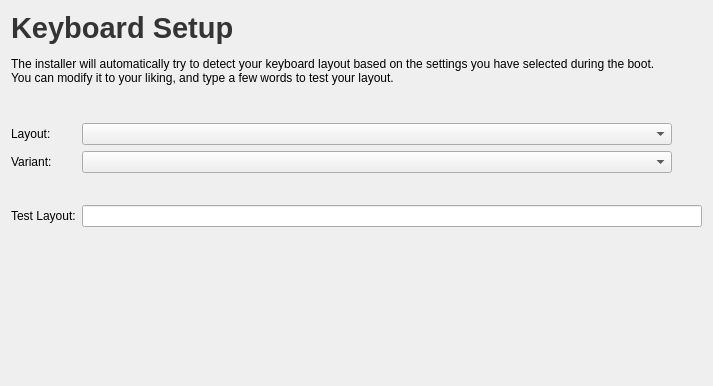
<?xml version="1.0" encoding="UTF-8"?>
<ui version="4.0">
 <class>Keyboard</class>
 <widget class="QWidget" name="Keyboard">
  <property name="geometry">
   <rect>
    <x>0</x>
    <y>0</y>
    <width>713</width>
    <height>386</height>
   </rect>
  </property>
  <property name="windowTitle">
   <string>Keyboard Setup</string>
  </property>
  <layout class="QGridLayout" name="gridLayout_2">
   <item row="0" column="0" rowspan="2">
    <layout class="QVBoxLayout" name="verticalLayout">
     <item>
      <widget class="QLabel" name="label">
       <property name="text">
        <string>&lt;!DOCTYPE HTML PUBLIC &quot;-//W3C//DTD HTML 4.0//EN&quot; &quot;http://www.w3.org/TR/REC-html40/strict.dtd&quot;&gt;
&lt;html&gt;&lt;head&gt;&lt;meta name=&quot;qrichtext&quot; content=&quot;1&quot; /&gt;&lt;style type=&quot;text/css&quot;&gt;
p, li { white-space: pre-wrap; }
&lt;/style&gt;&lt;/head&gt;&lt;body style=&quot; font-family:'Sans Serif'; font-size:9pt; font-weight:400; font-style:normal;&quot;&gt;
&lt;p style=&quot; margin-top:0px; margin-bottom:0px; margin-left:0px; margin-right:0px; -qt-block-indent:0; text-indent:0px; font-size:10pt;&quot;&gt;&lt;span style=&quot; font-size:22pt; font-weight:600; color:#343434;&quot;&gt;Keyboard Setup&lt;/span&gt;&lt;/p&gt;&lt;/body&gt;&lt;/html&gt;</string>
       </property>
      </widget>
     </item>
     <item>
      <widget class="QLabel" name="label_2">
       <property name="minimumSize">
        <size>
         <width>0</width>
         <height>40</height>
        </size>
       </property>
       <property name="text">
        <string>The installer will automatically try to detect your keyboard layout based on the settings you have selected during the boot.
You can modify it to your liking, and type a few words to test your layout.</string>
       </property>
      </widget>
     </item>
    </layout>
   </item>
   <item row="7" column="0">
    <layout class="QGridLayout" name="gridLayout_3">
     <item row="2" column="1">
      <spacer name="verticalSpacer_3">
       <property name="orientation">
        <enum>Qt::Vertical</enum>
       </property>
       <property name="sizeHint" stdset="0">
        <size>
         <width>20</width>
         <height>40</height>
        </size>
       </property>
      </spacer>
     </item>
     <item row="0" column="1">
      <spacer name="verticalSpacer_2">
       <property name="orientation">
        <enum>Qt::Vertical</enum>
       </property>
       <property name="sizeHint" stdset="0">
        <size>
         <width>20</width>
         <height>40</height>
        </size>
       </property>
      </spacer>
     </item>
     <item row="1" column="1">
      <layout class="QHBoxLayout" name="previewLayout">
       <item>
        <spacer name="verticalSpacer">
         <property name="orientation">
          <enum>Qt::Vertical</enum>
         </property>
         <property name="sizeHint" stdset="0">
          <size>
           <width>20</width>
           <height>40</height>
          </size>
         </property>
        </spacer>
       </item>
      </layout>
     </item>
     <item row="1" column="2">
      <spacer name="horizontalSpacer_2">
       <property name="orientation">
        <enum>Qt::Horizontal</enum>
       </property>
       <property name="sizeHint" stdset="0">
        <size>
         <width>40</width>
         <height>20</height>
        </size>
       </property>
      </spacer>
     </item>
     <item row="1" column="0">
      <spacer name="horizontalSpacer">
       <property name="orientation">
        <enum>Qt::Horizontal</enum>
       </property>
       <property name="sizeHint" stdset="0">
        <size>
         <width>40</width>
         <height>20</height>
        </size>
       </property>
      </spacer>
     </item>
    </layout>
   </item>
   <item row="5" column="0">
    <layout class="QFormLayout" name="formLayout">
     <property name="fieldGrowthPolicy">
      <enum>QFormLayout::ExpandingFieldsGrow</enum>
     </property>
     <item row="0" column="0">
      <widget class="QLabel" name="lblLanguage">
       <property name="text">
        <string>Layout:</string>
       </property>
      </widget>
     </item>
     <item row="0" column="1">
      <widget class="QComboBox" name="cbLayout">
       <property name="sizePolicy">
        <sizepolicy hsizetype="Minimum" vsizetype="Fixed">
         <horstretch>0</horstretch>
         <verstretch>0</verstretch>
        </sizepolicy>
       </property>
       <property name="minimumSize">
        <size>
         <width>0</width>
         <height>0</height>
        </size>
       </property>
       <property name="minimumContentsLength">
        <number>70</number>
       </property>
      </widget>
     </item>
     <item row="1" column="0">
      <widget class="QLabel" name="lblVariant">
       <property name="text">
        <string>Variant:</string>
       </property>
      </widget>
     </item>
     <item row="1" column="1">
      <widget class="QComboBox" name="cbVariant">
       <property name="sizePolicy">
        <sizepolicy hsizetype="Minimum" vsizetype="Fixed">
         <horstretch>0</horstretch>
         <verstretch>0</verstretch>
        </sizepolicy>
       </property>
       <property name="minimumSize">
        <size>
         <width>0</width>
         <height>0</height>
        </size>
       </property>
       <property name="minimumContentsLength">
        <number>70</number>
       </property>
      </widget>
     </item>
     <item row="2" column="1">
      <spacer name="horizontalSpacer_3">
       <property name="orientation">
        <enum>Qt::Horizontal</enum>
       </property>
       <property name="sizeHint" stdset="0">
        <size>
         <width>40</width>
         <height>20</height>
        </size>
       </property>
      </spacer>
     </item>
     <item row="3" column="0">
      <widget class="QLabel" name="lblTestLayout">
       <property name="text">
        <string>Test Layout:</string>
       </property>
      </widget>
     </item>
     <item row="3" column="1">
      <widget class="QLineEdit" name="testLayoutInput">
       <property name="minimumSize">
        <size>
         <width>0</width>
         <height>0</height>
        </size>
       </property>
      </widget>
     </item>
    </layout>
   </item>
   <item row="4" column="0">
    <widget class="QWidget" name="widget" native="true">
     <property name="minimumSize">
      <size>
       <width>0</width>
       <height>20</height>
      </size>
     </property>
    </widget>
   </item>
  </layout>
 </widget>
 <resources/>
 <connections/>
</ui>
